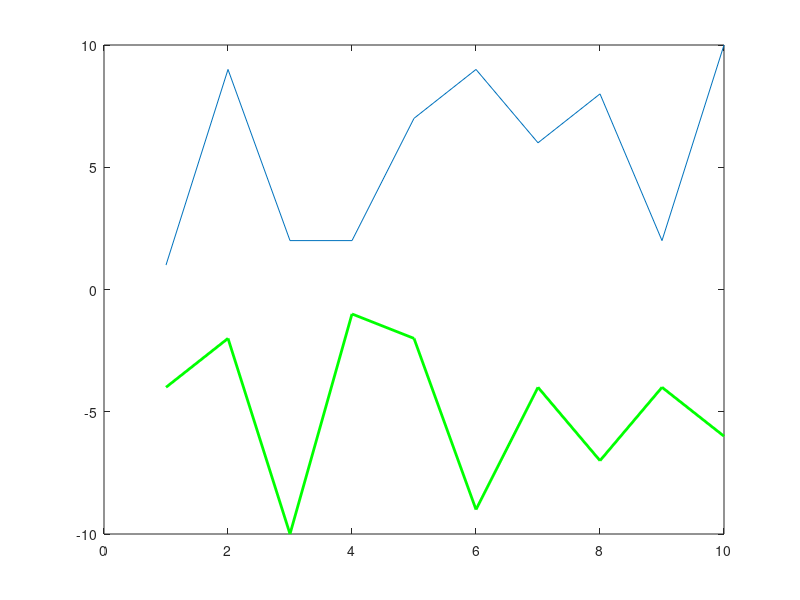

Recreate this plot in MATLAB. (Note: this script raises an error after producing the figure.)
%% line plots

x_data=[1:1:10];
y_data_1=[1 9 2 2 7 9 6 8 2 10];

plot(x_data,y_data_1)


%% 
% how do we add a second curve to this figure?
y_data_2=[-4 -2 -10 -1 -2 -9 -4 -7 -4 -6];

hold on;
line1 = plot(x_data,y_data_2,'LineWidth',2, 'Color', 'green');

%% 
% vertical and horizontal lines
xline(3, 'red')
yline(-4, 'cyan')
xline(2, 'm--')


%% 
% plotting attributes
xlabel('X label','fontsize',14); 
ylabel('Y label (\mu \alpha V)','fontsize',14);
legend(line1,'Data 2', 'Location','best'); %%%% Selecting 'best' as location chooses suitable location for legend box automatically
title('Plotting two data','fontsize',14);
xlim([1 8])
ylim([-15 15])
box on; 
grid on;
set(gca,'fontsize',14)

%% Exercise 1
% You're a student taking an exam, and one of the questions asks you to
% find the intersection between the lines y1 = 4x - 2 and y2 = -0.5x + 7. You
% have access to Matlab. How can you do this in Matlab.

% First, need to define x and y for both lines
x = -10:1:10;

y1 = 4*x - 2;
y2 = -0.5*x + 7;

% Then, need to plot the lines and see where the intersection is.
figure
plot(x, y1)
hold on
plot(x, y2)
legend('y1', 'y2')
xlabel('x')

%% Histogram

figure
random_numbers=randn(100);
random_numbers2=randn(100);

histogram(random_numbers, 'NumBins', 10)
hold on
histogram(random_numbers2, 'NumBins', 10)

% plotting attributes
xlabel('X label','fontsize',14); 
ylabel('Y label (\mu \alpha V)','fontsize',14);
title('Plotting histogram','fontsize',14);
% xlim([2 8])
% ylim([-15 15])
box on; 
grid on;
set(gca,'fontsize',14)


%% Exercise 2
% You're now a TA for this class, and you're responsible for showing your 
% professor the distribution of grades that your students got on the last 
% exam. 

% Generate a random array named `grades` that consists of 24 integers 
% ranging from 0 to 100. 
array = randi([0 100], 1, 24);

% Plot a histogram of these values. 
histogram(array, 'NumBins', 20)

% Add a title, label axes, and a vertical line in red showing the average 
% grade in the class.
title('Grades')
xlabel('grade')
ylabel('Count')
xline(mean(array), 'r', 'LineWidth', 3)


%% Boxplot

figure
g1 = randi([-6 6], 11, 1);
g2 = randi([-4 10], 11, 1);

boxplot([g1, g2], 'Labels',{'mu = 5','mu = 6'})


%% Exercise 3

% You're now the professor of the class, and you're worried if your TA is doing a bad job
% answering questions in office hours. You want to compare the grades on the last exam to
% the grades for the previous 2 TAs of this class.

% Generate two more random arrays, named `grades_2` and `grades_3`, that each consist of 
% 24 integers ranging from 30 to 80.
grades = randi([0 100], 24, 1);
grades2 = randi([30 80], 24, 1);
grades3 = randi([10 90], 24, 1);


% Plot some boxplots to summarize the grades for each of the three TAs 
% (your figure should have the TAs on the x-axis, and one box per TA 
% to summarize their grades).
boxplot([grades grades2 grades3])



%% Scatter plot

fig2 = figure;
x = [1:10];
y1 = [1:2:20];
y2 = [3 7 8 2 3 0 8 10 1 2];
scatter(x, y2)
hold on
scatter(x, y1)

%% 
% saving the figure
saveas(fig2, 'histogram.svg')

%% Exercise 4

% You're a student in the class again, and you want to plot your last 5
% exam grades relative to your brother's last 5 exam grades to prove to
% your mom that you're the better child.

your_grades = [72 85 80 91 68];
brothers_grades = [73 81 79 85 70];

% Make a figure with 4 subplots, and use each subplot to compare your
% grades via a scatter plot, line plot, histogram, and boxplot.
figure

% Scatter plot: your grade vs your brother's grade
subplot(2, 2, 1)
hold on
scatter(brothers_grades, your_grades)
xlabel("Brother's Grades")
ylabel("My Grades")
xlim([65 90])
ylim([65 95])
title("Scatter Plot")

% Line plot: two lines, one for you and one for your brother
subplot(2, 2, 2)
hold on
plot(your_grades) % Matlab makes x by default so you don't have to specify one here
plot(brothers_grades)
xlabel("Exam")
ylabel("Grade")
legend("My grades", "Brother's grades", 'Location', 'best')
title("Line plot")

% Histogram: one histogram each for you and your brother, in different 
% colors on the same subplot
subplot(2, 2, 3)
hold on
histogram(your_grades)
histogram(brothers_grades)
legend("My grades", "Brother's grades", 'Location', 'best')
xlabel('Grades')
ylabel('Count')
title("Histogram")

% Boxplot: one box each for you and your brother
subplot(2, 2, 4)
boxplot([your_grades' brothers_grades'], 'Labels', {'My grades', 'Brothers grades'}) % the ' operator transposes the array and turns it from a row vector to a column vector
ylabel("Grades")
title("Boxplot")
